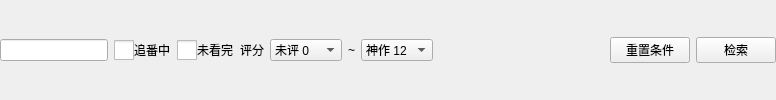
        <widget class="QWidget" name="widget_FindAnime" native="true">
         <property name="minimumSize">
          <size>
           <width>0</width>
           <height>0</height>
          </size>
         </property>
         <property name="styleSheet">
          <string notr="true"/>
         </property>
         <layout class="QHBoxLayout" name="horizontalLayout">
          <property name="leftMargin">
           <number>0</number>
          </property>
          <property name="topMargin">
           <number>0</number>
          </property>
          <property name="rightMargin">
           <number>0</number>
          </property>
          <property name="bottomMargin">
           <number>0</number>
          </property>
          <item>
           <widget class="QLineEdit" name="lineEdit_FindAnimeName">
            <property name="minimumSize">
             <size>
              <width>0</width>
              <height>20</height>
             </size>
            </property>
            <property name="maximumSize">
             <size>
              <width>16777215</width>
              <height>16777215</height>
             </size>
            </property>
           </widget>
          </item>
          <item>
           <widget class="QCheckBox" name="checkBox_FindAnimeZhuifan">
            <property name="styleSheet">
             <string notr="true">QCheckBox
{
  spacing: 0px;
}
QCheckBox::indicator
{
  width: 20px;
  height: 20px;
}
QCheckBox::indicator:checked:enabled
{
  image:url(:/File/img/box_check_enable.png);
}
QCheckBox::indicator:unchecked:enabled
{
  image:url(:/File/img/box_uncheck_enable.png);
}
QCheckBox::indicator:unchecked:disabled
{
  image:url(:/File/img/box_uncheck_disable.png);
}</string>
            </property>
            <property name="text">
             <string>追番中</string>
            </property>
           </widget>
          </item>
          <item>
           <widget class="QCheckBox" name="checkBox_FindAnimeNotsee">
            <property name="styleSheet">
             <string notr="true">QCheckBox
{
  spacing: 0px;
}
QCheckBox::indicator
{
  width: 20px;
  height: 20px;
}
QCheckBox::indicator:checked:enabled
{
  image:url(:/File/img/box_check_enable.png);
}
QCheckBox::indicator:unchecked:enabled
{
  image:url(:/File/img/box_uncheck_enable.png);
}
QCheckBox::indicator:unchecked:disabled
{
  image:url(:/File/img/box_uncheck_disable.png);
}</string>
            </property>
            <property name="text">
             <string>未看完</string>
            </property>
           </widget>
          </item>
          <item>
           <widget class="QLabel" name="label_FindAnimePoint">
            <property name="text">
             <string>评分</string>
            </property>
           </widget>
          </item>
          <item>
           <widget class="QComboBox" name="comboBox_FindAnimePointA">
            <property name="minimumSize">
             <size>
              <width>72</width>
              <height>20</height>
             </size>
            </property>
            <property name="maximumSize">
             <size>
              <width>16777215</width>
              <height>16777215</height>
             </size>
            </property>
            <property name="maxVisibleItems">
             <number>13</number>
            </property>
            <item>
             <property name="text">
              <string>未评 0</string>
             </property>
            </item>
            <item>
             <property name="text">
              <string>烂作 1</string>
             </property>
            </item>
            <item>
             <property name="text">
              <string>不行 2</string>
             </property>
            </item>
            <item>
             <property name="text">
              <string>极差 3</string>
             </property>
            </item>
            <item>
             <property name="text">
              <string>很差 4</string>
             </property>
            </item>
            <item>
             <property name="text">
              <string>略差 5</string>
             </property>
            </item>
            <item>
             <property name="text">
              <string>及格 6</string>
             </property>
            </item>
            <item>
             <property name="text">
              <string>海星 7</string>
             </property>
            </item>
            <item>
             <property name="text">
              <string>一般 8</string>
             </property>
            </item>
            <item>
             <property name="text">
              <string>很好 9</string>
             </property>
            </item>
            <item>
             <property name="text">
              <string>完美 10</string>
             </property>
            </item>
            <item>
             <property name="text">
              <string>极好 11</string>
             </property>
            </item>
            <item>
             <property name="text">
              <string>神作 12</string>
             </property>
            </item>
           </widget>
          </item>
          <item>
           <widget class="QLabel" name="label_FindAnimePointTo">
            <property name="text">
             <string notr="true">~</string>
            </property>
           </widget>
          </item>
          <item>
           <widget class="QComboBox" name="comboBox_FindAnimePointB">
            <property name="minimumSize">
             <size>
              <width>72</width>
              <height>20</height>
             </size>
            </property>
            <property name="maximumSize">
             <size>
              <width>16777215</width>
              <height>16777215</height>
             </size>
            </property>
            <property name="currentIndex">
             <number>12</number>
            </property>
            <property name="maxVisibleItems">
             <number>13</number>
            </property>
            <item>
             <property name="text">
              <string>未评 0</string>
             </property>
            </item>
            <item>
             <property name="text">
              <string>烂作 1</string>
             </property>
            </item>
            <item>
             <property name="text">
              <string>不行 2</string>
             </property>
            </item>
            <item>
             <property name="text">
              <string>极差 3</string>
             </property>
            </item>
            <item>
             <property name="text">
              <string>很差 4</string>
             </property>
            </item>
            <item>
             <property name="text">
              <string>略差 5</string>
             </property>
            </item>
            <item>
             <property name="text">
              <string>及格 6</string>
             </property>
            </item>
            <item>
             <property name="text">
              <string>海星 7</string>
             </property>
            </item>
            <item>
             <property name="text">
              <string>一般 8</string>
             </property>
            </item>
            <item>
             <property name="text">
              <string>很好 9</string>
             </property>
            </item>
            <item>
             <property name="text">
              <string>完美 10</string>
             </property>
            </item>
            <item>
             <property name="text">
              <string>极好 11</string>
             </property>
            </item>
            <item>
             <property name="text">
              <string>神作 12</string>
             </property>
            </item>
           </widget>
          </item>
          <item>
           <spacer name="hSpacer_FindAnime">
            <property name="orientation">
             <enum>Qt::Horizontal</enum>
            </property>
            <property name="sizeHint" stdset="0">
             <size>
              <width>171</width>
              <height>20</height>
             </size>
            </property>
           </spacer>
          </item>
          <item>
           <widget class="QPushButton" name="pushButton_FindAnimeReset">
            <property name="minimumSize">
             <size>
              <width>0</width>
              <height>20</height>
             </size>
            </property>
            <property name="maximumSize">
             <size>
              <width>16777215</width>
              <height>16777215</height>
             </size>
            </property>
            <property name="text">
             <string>重置条件</string>
            </property>
           </widget>
          </item>
          <item>
           <widget class="QPushButton" name="pushButton_FindAnime">
            <property name="minimumSize">
             <size>
              <width>0</width>
              <height>20</height>
             </size>
            </property>
            <property name="maximumSize">
             <size>
              <width>16777215</width>
              <height>16777215</height>
             </size>
            </property>
            <property name="text">
             <string>检索</string>
            </property>
           </widget>
          </item>
         </layout>
        </widget>
